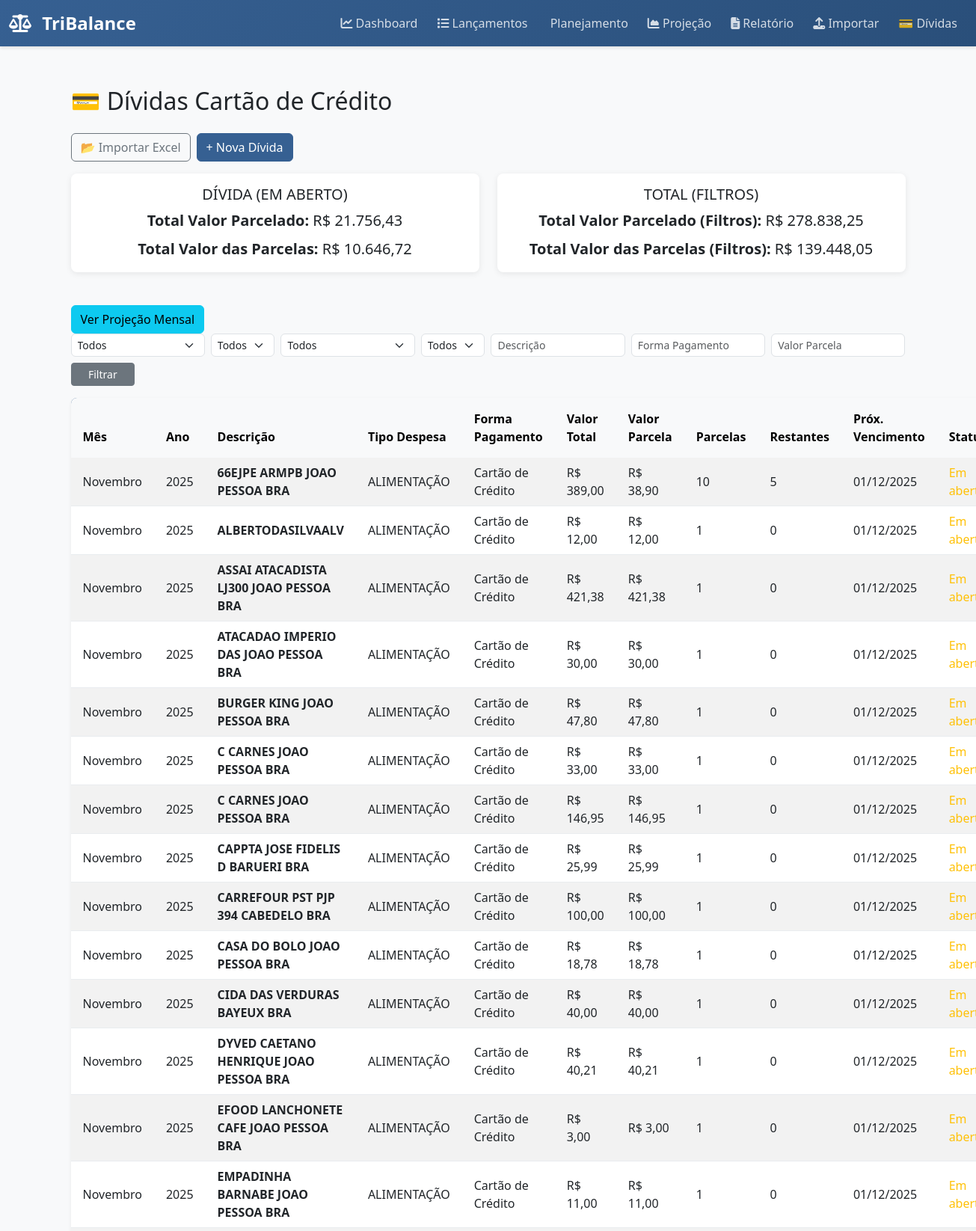
The page /dividas/ (upper part) on the database its author committed.
### dividas/models.py (models this page shows, shortened)
class Divida(models.Model):
    CATEGORIAS = [
        ('cartao', 'Cartão de Crédito'),
        ('emprestimo', 'Empréstimo'),
        ('compra', 'Compra Parcelada'),
        ('outro', 'Outros'),
    ]
    FORMAS_PAGAMENTO = [
        ('credito', 'Cartão de Crédito'),
        ('debito', 'Débito em Conta'),
        ('boleto', 'Boleto'),
        ('pix', 'Pix'),
        ('outro', 'Outro'),
    ]
    descricao = models.CharField(max_length=150)
    categoria = models.CharField(max_length=20, choices=CATEGORIAS, default='compra')
    forma_pagamento = models.CharField(max_length=20, choices=FORMAS_PAGAMENTO, default='credito')
    data_compra = models.DateField(default=timezone.now)
    valor_total = models.DecimalField(max_digits=10, decimal_places=2)
    parcelas_totais = models.PositiveIntegerField(default=1)
    tipo_despesa = models.CharField(max_length=50, blank=True, null=True)
    observacao = models.TextField(blank=True, null=True)
    quitada = models.BooleanField(default=False)
    mes = models.CharField(max_length=20, blank=True, null=True)
    ano = models.PositiveIntegerField(blank=True, null=True)
    @property
    def valor_parcela(self):
        return round(self.valor_total / self.parcelas_totais, 2)
    @property
    def parcelas_restantes(self):
        return self.parcelas.filter(paga=False).count()
    @property
    def is_open(self):
        from datetime import date
        today = timezone.localdate()
        if today.day > 15:
            cycle_start = date(today.year, today.month, 16)
            cycle_end_year = today.year + (today.month == 12)
            cycle_end_month = (today.month % 12) + 1
            cycle_end = date(cycle_end_year, cycle_end_month, 15)
        else:
            cycle_end = date(today.year, today.month, 15)
            cycle_start_month = today.month - 1 if today.month > 1 else 12
            cycle_start_year = today.year if today.month > 1 else today.year - 1
            cycle_start = date(cycle_start_year, cycle_start_month, 16)
        return cycle_start <= self.data_compra <= cycle_end
    @property
    def status(self):
        return 'Em aberto' if self.is_open else 'Quitada'

class Parcela(models.Model):
    divida = models.ForeignKey(Divida, related_name='parcelas', on_delete=models.CASCADE)
    numero = models.PositiveIntegerField()
    vencimento = models.DateField()
    valor = models.DecimalField(max_digits=10, decimal_places=2)
    paga = models.BooleanField(default=False)
    data_pagamento = models.DateField(blank=True, null=True)

### dividas/views.py (the view, shortened to what this page needs)
# urls.py: path('', views.divida_list, name='divida_list'),
def divida_list(request):
    dividas = Divida.objects.all().order_by('-data_compra')
    meses_pt = {
        1: 'Janeiro', 2: 'Fevereiro', 3: 'Março', 4: 'Abril', 5: 'Maio', 6: 'Junho',
        7: 'Julho', 8: 'Agosto', 9: 'Setembro', 10: 'Outubro', 11: 'Novembro', 12: 'Dezembro'
    }
    mes_param = request.GET.get('mes', '').strip()
    ano_param = request.GET.get('ano', '').strip()
    tipo_param = request.GET.get('tipo', '').strip()
    status_param = request.GET.get('status', '').strip()
    descricao_param = request.GET.get('descricao', '').strip()
    forma_param = request.GET.get('forma', '').strip()
    valor_parcela_param = request.GET.get('valor_parcela', '').strip()
    if valor_parcela_param:
        try:
            valor_num = Decimal(valor_parcela_param.replace('.', '').replace(',', '.'))
            dividas = dividas.filter(valor_parcela__gte=valor_num)
        except (ValueError, TypeError):
            pass
    filtered_list = []
    for d in list(dividas):
        if descricao_param:
            if unidecode(d.descricao).lower().find(unidecode(descricao_param).lower()) == -1:
                continue
        if tipo_param:
            if not d.tipo_despesa or unidecode(d.tipo_despesa).lower() != unidecode(tipo_param).lower():
                continue
        if forma_param:
            if unidecode(d.forma_pagamento).lower().find(unidecode(forma_param).lower()) == -1:
                continue
        primeira_parcela = d.parcelas.order_by('numero').first()
        data_ref = primeira_parcela.vencimento if primeira_parcela and primeira_parcela.vencimento else d.data_compra
        ano_venc, mes_ref = calcular_mes_referencia(data_ref)
        mes_nome = meses_pt.get(mes_ref, '')
        d.mes_nome = mes_nome
        d.ano_venc = ano_venc
        if mes_param:
            if unidecode(mes_nome).lower() != unidecode(mes_param).lower():
                continue
        if status_param:
            current_status = d.status
            if unidecode(status_param).lower() != unidecode(current_status).lower():
                continue
        filtered_list.append(d)
    all_dividas = Divida.objects.all()
    open_total_valor = Decimal('0.0')
    open_total_parcela = Decimal('0.0')
    for d in all_dividas:
        is_open = d.is_open if hasattr(d, 'is_open') else d.parcelas.filter(quitada=False).exists()
        if is_open:
            open_total_valor += d.valor_total
            open_total_parcela += d.valor_parcela
    filtered_total_valor = sum(d.valor_total for d in filtered_list)
    filtered_total_parcela = sum(d.valor_parcela for d in filtered_list)
    paginator = Paginator(filtered_list, 25)
    page_number = request.GET.get('page')
    page_obj = paginator.get_page(page_number)
    anos_set = set()
    for p in all_dividas:
        primeira = p.parcelas.order_by('numero').first()
        ref_date = primeira.vencimento if primeira and primeira.vencimento else p.data_compra
        ano_ref, _ = calcular_mes_referencia(ref_date)
        anos_set.add(ano_ref)
    anos_disponiveis = sorted(anos_set)
    tipos_disponiveis = sorted({d.tipo_despesa for d in all_dividas if d.tipo_despesa})
    params = request.GET.copy()
    if 'page' in params:
        params.pop('page')
    querystring = params.urlencode()
    return render(request, 'dividas/divida_list.html', {
        'dividas': page_obj,
        'total_valor': open_total_valor,
        'total_parcela': open_total_parcela,
        'filtered_total_valor': filtered_total_valor,
        'filtered_total_parcela': filtered_total_parcela,
        'anos_disponiveis': anos_disponiveis,
        'tipos_disponiveis': tipos_disponiveis,
        'selected_mes': mes_param,
        'selected_ano': ano_param,
        'selected_tipo': tipo_param,
        'selected_status': status_param,
        'selected_descricao': descricao_param,
        'selected_forma': forma_param,
        'selected_valor_parcela': valor_parcela_param,
        'querystring': querystring,
    })

### dividas/templatetags/br_currency_filter.py (called while the page is built, shortened)
@register.filter
def br_currency(value):
    if value is None or value == '':
        return 'R$ 0,00'
    try:
        locale.setlocale(locale.LC_ALL, 'pt_BR.UTF-8')
    except locale.Error:
        try:
            locale.setlocale(locale.LC_ALL, 'Portuguese_Brazil.1252')
        except locale.Error:
            if isinstance(value, str):
                try:
                    value = Decimal(value)
                except:
                    return 'R$ 0,00'
            if not isinstance(value, (Decimal, float, int)):
                return 'R$ 0,00'
            s = f"{value:,.2f}".replace('.', 'TEMP').replace(',', '.').replace('TEMP', ',')
            return f"R$ {s}"

### dividas/views.py (called while the page is built)
def calcular_mes_referencia(data_vencimento):
    venc = data_vencimento
    mes_venc = venc.month
    ano_venc = venc.year
    if mes_venc == 1:
        mes_ref = 12
        ano_ref = ano_venc - 1
    else:
        mes_ref = mes_venc - 1
        ano_ref = ano_venc
    return ano_ref, mes_ref

### dividas/templates/dividas/divida_list.html (shortened to what this page needs)
{% extends 'base.html' %}
{% block content %}
{% load br_currency_filter %}
<div class="container mt-4">
  <h2 class="mb-4">💳 Dívidas Cartão de Crédito</h2>
  <div class="d-flex mb-3">
    <a href="{% url 'dividas:importar_excel' %}" class="btn btn-outline-secondary me-2">
      📂 Importar Excel
    </a>
    <a href="{% url 'dividas:divida_create' %}" class="btn btn-primary">+ Nova Dívida</a>
  </div>
  <div class="row">
    <div class="col-lg-6 col-md-6 mb-4">
      <div class="card border-success">
        <div class="card-body text-center">
          <h5 class="card-title text-uppercase">Dívida (Em aberto)</h5>
          <p class="card-text fs-5 mb-2">
            <strong>Total Valor Parcelado:</strong> {{ total_valor|br_currency }}
          </p>
          <p class="card-text fs-5">
            <strong>Total Valor das Parcelas:</strong> {{ total_parcela|br_currency }}
          </p>
        </div>
      </div>
    </div>
    <div class="col-lg-6 col-md-6 mb-4">
      <div class="card border-primary">
        <div class="card-body text-center">
          <h5 class="card-title text-uppercase">Total (Filtros)</h5>
          <p class="card-text fs-5 mb-2">
            <strong>Total Valor Parcelado (Filtros):</strong>
            {{ filtered_total_valor|br_currency }}
          </p>
          <p class="card-text fs-5">
            <strong>Total Valor das Parcelas (Filtros):</strong>
            {{ filtered_total_parcela|br_currency }}
          </p>
        </div>
      </div>
    </div>
  </div>
<a href="{% url 'dividas:saldo_mensal_chart' %}" class="btn btn-info">
    Ver Projeção Mensal
</a>
  <form id="filterForm" method="get" class="row g-2 mb-3">
    <div class="col-md-2 col-sm-6">
      <select name="mes" id="mesFilter" class="form-select form-select-sm" onchange="this.form.submit()">
        <option value="" {% if not selected_mes %}selected{% endif %}>Todos</option>
      </select>
    </div>
    <div class="col-md-1 col-sm-6">
      <select name="ano" id="anoFilter" class="form-select form-select-sm" onchange="this.form.submit()">
        <option value="" {% if not selected_ano %}selected{% endif %}>Todos</option>
      </select>
    </div>
    <div class="col-md-2 col-sm-6">
      <select name="tipo" id="tipoFilter" class="form-select form-select-sm" onchange="this.form.submit()">
        <option value="" {% if not selected_tipo %}selected{% endif %}>Todos</option>
      </select>
    </div>
    <div class="col-md-1 col-sm-6">
      <select name="status" id="statusFilter" class="form-select form-select-sm" onchange="this.form.submit()">
        <option value="" {% if not selected_status %}selected{% endif %}>Todos</option>
      </select>
    </div>
    <div class="col-md-2 col-sm-6">
      <input type="text" name="descricao" id="descricaoFilter" class="form-control form-control-sm" placeholder="Descrição" value="{{ selected_descricao }}">
    </div>
    <div class="col-md-2 col-sm-6">
      <input type="text" name="forma" id="formaFilter" class="form-control form-control-sm" placeholder="Forma Pagamento" value="{{ selected_forma }}">
    </div>
    <div class="col-md-2 col-sm-6">
      <input type="text" name="valor_parcela" id="valorParcelaFilter" class="form-control form-control-sm" placeholder="Valor Parcela" value="{{ selected_valor_parcela }}">
    </div>
    <div class="col-md-1 col-sm-6">
      <button type="submit" class="btn btn-sm btn-secondary w-100">Filtrar</button>
    </div>
  </form>
  <table id="dividasTable" class="table table-hover table-striped align-middle shadow-sm">
    <thead class="table-light">
      <tr>
        <th class="px-3 py-3">Mês</th>
        <th class="px-3 py-3">Ano</th>
        <th class="px-3 py-3">Descrição</th>
        <th class="px-3 py-3">Tipo Despesa</th>
        <th class="px-3 py-3">Forma Pagamento</th>
        <th class="px-3 py-3">Valor Total</th>
        <th class="px-3 py-3">Valor Parcela</th>
        <th class="px-3 py-3">Parcelas</th>
        <th class="px-3 py-3">Restantes</th>
        <th class="px-3 py-3">Próx. Vencimento</th>
        <th class="px-3 py-3">Status</th>
      </tr>
    </thead>
    <tbody>
      {% for divida in dividas %}
      <tr>
        <td class="px-3 py-2">{{ divida.mes_nome }}</td>
        <td class="px-3 py-2">{{ divida.ano_venc }}</td>
        <td class="px-3 py-2"><strong>{{ divida.descricao }}</strong></td>
        <td class="px-3 py-2">{{ divida.tipo_despesa }}</td>
        <td class="px-3 py-2">{{ divida.get_forma_pagamento_display }}</td>
        <td class="px-3 py-2">{{ divida.valor_total|br_currency }}</td>
        <td class="px-3 py-2">{{ divida.valor_parcela|br_currency }}</td>
        <td class="px-3 py-2">{{ divida.parcelas_totais }}</td>
        <td class="px-3 py-2">{{ divida.parcelas_restantes }}</td>
        <td class="px-3 py-2">
          {% if divida.parcelas.first %}
            {{ divida.parcelas.first.vencimento|date:"d/m/Y" }}
          {% endif %}
        </td>
        <td class="px-3 py-2">
          {% if divida.status == 'Em aberto' %}
            <span class="text-warning">Em aberto</span>
          {% else %}
            <span class="text-success fw-bold">Quitada</span>
          {% endif %}
        </td>
      </tr>
      {% empty %}
      <tr>
        <td colspan="11" class="text-center text-muted">Nenhuma dívida cadastrada.</td>
      </tr>
      {% endfor %}
    </tbody>
  </table>
</div>
{% endblock %}

### tribalance_config/templates/base.html (style rules this page uses)
:root { --primary-color: #366092; --success-color: #28a745; --danger-color: #dc3545; --warning-color: #ffc107; --info-color: #17a2b8; }
body { background-color: #f8f9fa; font-family: 'Segoe UI', Tahoma, Geneva, Verdana, sans-serif; }
.card { border: none; box-shadow: 0 2px 8px rgba(0,0,0,0.08); border-radius: 8px; margin-bottom: 20px; }
.table { background-color: white; border-radius: 8px; overflow: hidden; }
.table thead { background-color: var(--primary-color); color: white; }
.table thead th { border: none; padding: 15px; font-weight: 600; cursor: pointer; user-select: none; }
.table tbody td { padding: 12px 15px; vertical-align: middle; border-color: #e9ecef; }
.btn-primary { background-color: var(--primary-color); border-color: var(--primary-color); }
.form-control, .form-select { border-radius: 6px; border: 1px solid #dee2e6; }
.text-warning { color: var(--warning-color) !important; }

### rows shown on the page
Divida: mes_nome "Novembro", ano_venc "2025", descricao "66EJPE ARMPB JOAO PESSOA BRA", tipo_despesa "ALIMENTAÇÃO", forma_pagamento "Cartão de Crédito", valor_total|br_currency "R$ 389,00", valor_parcela|br_currency "R$ 38,90", parcelas_totais "10", parcelas_restantes "5", parcelas.first.vencimento "01/12/2025", data_compra "Em…"
Divida: mes_nome "Novembro", ano_venc "2025", descricao "ALBERTODASILVAALV", tipo_despesa "ALIMENTAÇÃO", forma_pagamento "Cartão de Crédito", valor_total|br_currency "R$ 12,00", valor_parcela|br_currency "R$ 12,00", parcelas_totais "1", parcelas_restantes "0", parcelas.first.vencimento "01/12/2025", data_compra "Em…"
Divida: mes_nome "Novembro", ano_venc "2025", descricao "ASSAI ATACADISTA LJ300 JOAO PESSOA BRA", tipo_despesa "ALIMENTAÇÃO", forma_pagamento "Cartão de Crédito", valor_total|br_currency "R$ 421,38", valor_parcela|br_currency "R$ 421,38", parcelas_totais "1", parcelas_restantes "0", parcelas.first.vencimento "01/12/2025", data_compra "Em…"
Divida: mes_nome "Novembro", ano_venc "2025", descricao "ATACADAO IMPERIO DAS JOAO PESSOA BRA", tipo_despesa "ALIMENTAÇÃO", forma_pagamento "Cartão de Crédito", valor_total|br_currency "R$ 30,00", valor_parcela|br_currency "R$ 30,00", parcelas_totais "1", parcelas_restantes "0", parcelas.first.vencimento "01/12/2025", data_compra "Em…"
Divida: mes_nome "Novembro", ano_venc "2025", descricao "BURGER KING JOAO PESSOA BRA", tipo_despesa "ALIMENTAÇÃO", forma_pagamento "Cartão de Crédito", valor_total|br_currency "R$ 47,80", valor_parcela|br_currency "R$ 47,80", parcelas_totais "1", parcelas_restantes "0", parcelas.first.vencimento "01/12/2025", data_compra "Em…"
Divida: mes_nome "Novembro", ano_venc "2025", descricao "C CARNES JOAO PESSOA BRA", tipo_despesa "ALIMENTAÇÃO", forma_pagamento "Cartão de Crédito", valor_total|br_currency "R$ 33,00", valor_parcela|br_currency "R$ 33,00", parcelas_totais "1", parcelas_restantes "0", parcelas.first.vencimento "01/12/2025", data_compra "Em…"
Divida: mes_nome "Novembro", ano_venc "2025", descricao "C CARNES JOAO PESSOA BRA", tipo_despesa "ALIMENTAÇÃO", forma_pagamento "Cartão de Crédito", valor_total|br_currency "R$ 146,95", valor_parcela|br_currency "R$ 146,95", parcelas_totais "1", parcelas_restantes "0", parcelas.first.vencimento "01/12/2025", data_compra "Em…"
Divida: mes_nome "Novembro", ano_venc "2025", descricao "CAPPTA JOSE FIDELIS D BARUERI BRA", tipo_despesa "ALIMENTAÇÃO", forma_pagamento "Cartão de Crédito", valor_total|br_currency "R$ 25,99", valor_parcela|br_currency "R$ 25,99", parcelas_totais "1", parcelas_restantes "0", parcelas.first.vencimento "01/12/2025", data_compra "Em…"
Divida: mes_nome "Novembro", ano_venc "2025", descricao "CARREFOUR PST PJP 394 CABEDELO BRA", tipo_despesa "ALIMENTAÇÃO", forma_pagamento "Cartão de Crédito", valor_total|br_currency "R$ 100,00", valor_parcela|br_currency "R$ 100,00", parcelas_totais "1", parcelas_restantes "0", parcelas.first.vencimento "01/12/2025", data_compra "Em…"
Divida: mes_nome "Novembro", ano_venc "2025", descricao "CASA DO BOLO JOAO PESSOA BRA", tipo_despesa "ALIMENTAÇÃO", forma_pagamento "Cartão de Crédito", valor_total|br_currency "R$ 18,78", valor_parcela|br_currency "R$ 18,78", parcelas_totais "1", parcelas_restantes "0", parcelas.first.vencimento "01/12/2025", data_compra "Em…"
Divida: mes_nome "Novembro", ano_venc "2025", descricao "CIDA DAS VERDURAS BAYEUX BRA", tipo_despesa "ALIMENTAÇÃO", forma_pagamento "Cartão de Crédito", valor_total|br_currency "R$ 40,00", valor_parcela|br_currency "R$ 40,00", parcelas_totais "1", parcelas_restantes "0", parcelas.first.vencimento "01/12/2025", data_compra "Em…"
Divida: mes_nome "Novembro", ano_venc "2025", descricao "DYVED CAETANO HENRIQUE JOAO PESSOA BRA", tipo_despesa "ALIMENTAÇÃO", forma_pagamento "Cartão de Crédito", valor_total|br_currency "R$ 40,21", valor_parcela|br_currency "R$ 40,21", parcelas_totais "1", parcelas_restantes "0", parcelas.first.vencimento "01/12/2025", data_compra "Em…"
Divida: mes_nome "Novembro", ano_venc "2025", descricao "EFOOD LANCHONETE CAFE JOAO PESSOA BRA", tipo_despesa "ALIMENTAÇÃO", forma_pagamento "Cartão de Crédito", valor_total|br_currency "R$ 3,00", valor_parcela|br_currency "R$ 3,00", parcelas_totais "1", parcelas_restantes "0", parcelas.first.vencimento "01/12/2025", data_compra "Em…"
Divida: mes_nome "Novembro", ano_venc "2025", descricao "EMPADINHA BARNABE JOAO PESSOA BRA", tipo_despesa "ALIMENTAÇÃO", forma_pagamento "Cartão de Crédito", valor_total|br_currency "R$ 11,00", valor_parcela|br_currency "R$ 11,00", parcelas_totais "1", parcelas_restantes "0", parcelas.first.vencimento "01/12/2025", data_compra "Em…"

### other values the page prints
{{ total_valor|br_currency }} "R$ 21.756,43"
{{ total_parcela|br_currency }} "R$ 10.646,72"
{{ filtered_total_valor|br_currency }} "R$ 278.838,25"
{{ filtered_total_parcela|br_currency }} "R$ 139.448,05"
